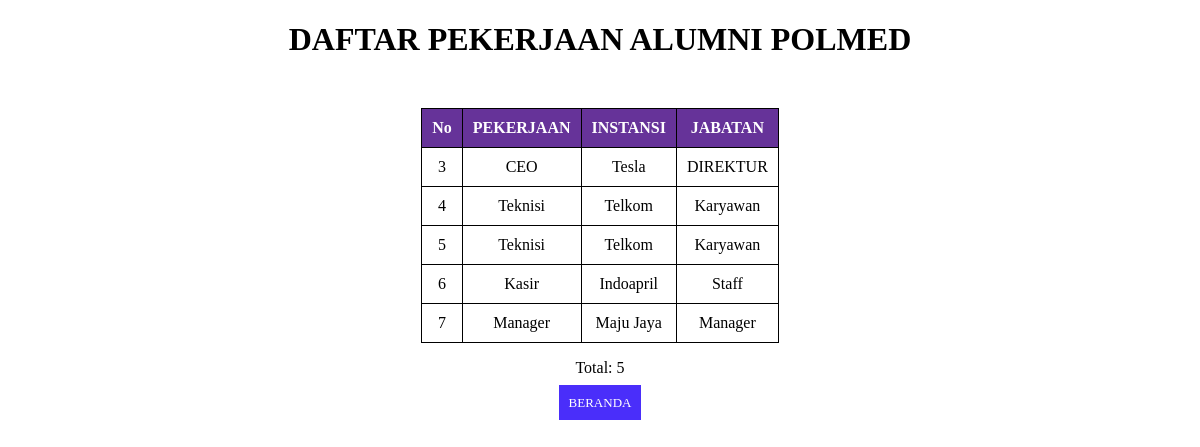
Page /proyek/listkerja1.php on the committed database.
### tables this page shows
CREATE TABLE `tblpekerjaan` (
  `idkerja` int(11) NOT NULL,
  `pekerjaan` varchar(50) NOT NULL,
  `instansi` varchar(50) NOT NULL,
  `jabatan` varchar(50) NOT NULL
);

### proyek/listkerja1.php (the view, shortened to what this page needs)
<?php include("config.php"); ?>
<!DOCTYPE html>
<html>
<head>
</head>
<body>
<header><center>
    <h1>DAFTAR PEKERJAAN ALUMNI POLMED</h1>
</header>
    <br>
    <table border="1">
    <thead>
        <tr>
        <th>No</th>
        <th>PEKERJAAN</th>
        <th>INSTANSI</th>
        <th>JABATAN</th>
        </tr>
    </thead>
 <tbody>
 <?php
    $sql = "SELECT * FROM tblpekerjaan";
    $query = mysqli_query($db, $sql);
    while($kerja = mysqli_fetch_array($query)){
    echo "<tr>";
    echo "<td>".$kerja['idkerja']."</td>";
    echo "<td>".$kerja['pekerjaan']."</td>";
    echo "<td>".$kerja['instansi']."</td>";
    echo "<td>".$kerja['jabatan']."</td>";
    echo "</tr>";
}
 ?>
 </tbody>
 </table>
 <p><center>Total: <?php echo mysqli_num_rows($query) ?></p>
 <center><a href="index.php">BERANDA</a>
 </body>
</html>

### proyek/listkerja1.php (style rules this page uses)
* { font-family: "Trebuchet MS"; }
h1 { text-transform: uppercase; color: black; }
table { text-align :center; border: solid 1px #000000; border-collapse: collapse; border-spacing: 0; margin: 10px auto 10px auto; }
table thead th { text-align :center; background-color: #663399; border: solid 1px #000000, #000000; color: white; padding: 10px; text-decoration: none; }
table tbody td { border: solid 1px #000000; color: black; padding: 10px; }
a { background-color: #4A2EFA; color: white; padding: 10px; text-decoration: none; font-size: 13px; }

### rows in the picture
tblpekerjaan: idkerja "3", pekerjaan "CEO", instansi "Tesla", jabatan "DIREKTUR"
tblpekerjaan: idkerja "4", pekerjaan "Teknisi", instansi "Telkom", jabatan "Karyawan"
tblpekerjaan: idkerja "5", pekerjaan "Teknisi", instansi "Telkom", jabatan "Karyawan"
tblpekerjaan: idkerja "6", pekerjaan "Kasir", instansi "Indoapril", jabatan "Staff"
tblpekerjaan: idkerja "7", pekerjaan "Manager", instansi "Maju Jaya", jabatan "Manager"

### other values in the picture
mysqli_num_rows($query) "5"
